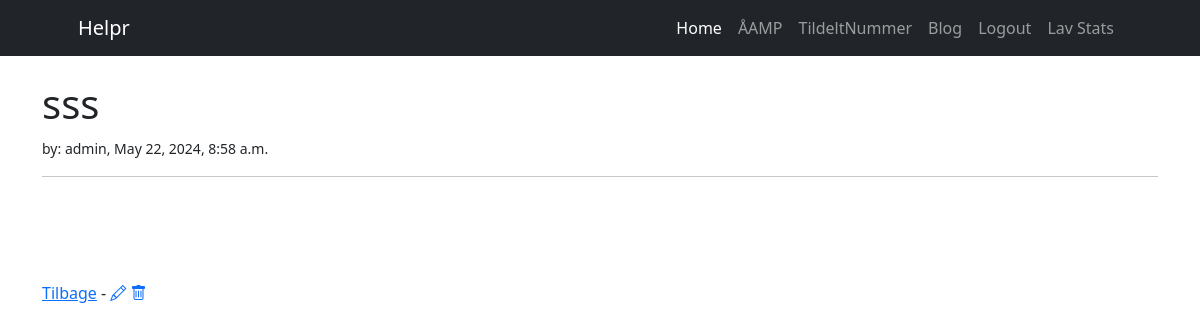
Screenshot of /article/25 (signed in) with the database file from the repository.
### store/models.py (models this page shows, shortened)
class Post(models.Model):
    title = models.CharField(max_length=255)
    author = models.ForeignKey(User, on_delete=models.CASCADE)
    body = RichTextField(blank=True, null=True)
    post_date = models.DateTimeField(auto_now_add=True)

### store/views.py (the view)
# urls.py: path("article/<int:pk>", ArticleDetailView.as_view(), name="article-detail"),
class ArticleDetailView(DetailView):
    model = Post
    template_name = "article_details.html"

### store/templates/article_details.html (shortened to what this page needs)
{% extends 'base.html' %}
{% block content %}
<br/>
<div class="container">
<h1> {{ post.title }} </h1>
<small> by: {{ post.author }}, {{ post.post_date }} </small>
<hr>
{{ post.body|safe }}
<br/><br/>
<a href="{% url 'blog' %}"> Tilbage</a>
{% if user.id == post.author_id %}
- <a href="{% url 'update_post' post.pk %}" class="bi bi-pencil"></a>
<a href="{% url 'delete_post' post.pk %}" class="bi bi-trash"></a>
{% endif %}
</div>
<br/>
{% endblock %}

### rows the page displays
Post: title "sss", author "admin", post_date "May 22, 2024, 8:58 a.m."
